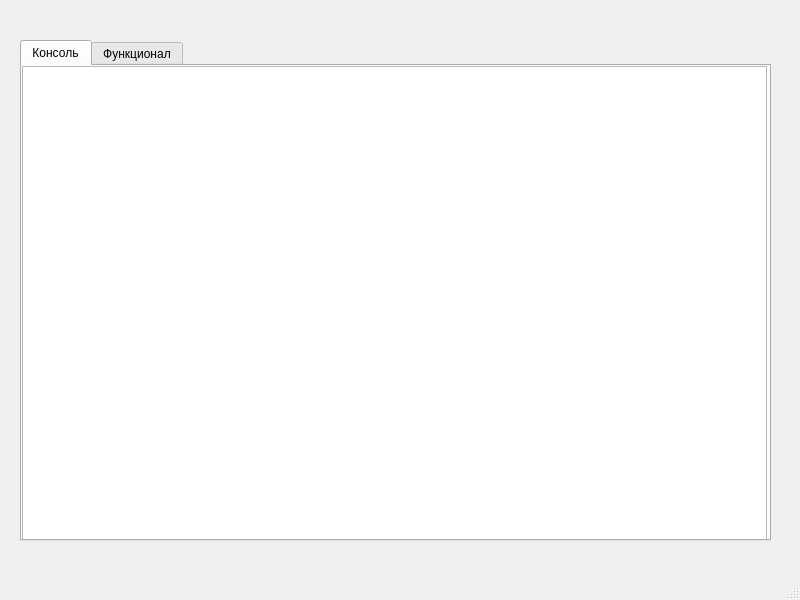
<?xml version="1.0" encoding="UTF-8"?>
<ui version="4.0">
 <class>MainWindow</class>
 <widget class="QMainWindow" name="MainWindow">
  <property name="geometry">
   <rect>
    <x>0</x>
    <y>0</y>
    <width>800</width>
    <height>600</height>
   </rect>
  </property>
  <property name="windowTitle">
   <string>MainWindow</string>
  </property>
  <widget class="QWidget" name="centralwidget">
   <widget class="QTabWidget" name="mainTabs">
    <property name="geometry">
     <rect>
      <x>20</x>
      <y>40</y>
      <width>751</width>
      <height>501</height>
     </rect>
    </property>
    <property name="currentIndex">
     <number>0</number>
    </property>
    <widget class="QWidget" name="tab">
     <attribute name="title">
      <string>Консоль</string>
     </attribute>
     <widget class="QPlainTextEdit" name="consoleEdit">
      <property name="geometry">
       <rect>
        <x>0</x>
        <y>0</y>
        <width>745</width>
        <height>475</height>
       </rect>
      </property>
      <property name="readOnly">
       <bool>true</bool>
      </property>
      <property name="textInteractionFlags">
       <set>TextSelectableByKeyboard|TextSelectableByMouse</set>
      </property>
     </widget>
    </widget>
    <widget class="QWidget" name="tab2">
     <attribute name="title">
      <string>Функционал</string>
     </attribute>
     <widget class="QComboBox" name="portsComboBox">
      <property name="geometry">
       <rect>
        <x>180</x>
        <y>100</y>
        <width>121</width>
        <height>22</height>
       </rect>
      </property>
     </widget>
     <widget class="QPushButton" name="drawCircleButton">
      <property name="geometry">
       <rect>
        <x>30</x>
        <y>100</y>
        <width>121</width>
        <height>23</height>
       </rect>
      </property>
      <property name="text">
       <string>Нарисовать круг</string>
      </property>
     </widget>
     <widget class="QPushButton" name="drawLineButton">
      <property name="geometry">
       <rect>
        <x>30</x>
        <y>50</y>
        <width>121</width>
        <height>23</height>
       </rect>
      </property>
      <property name="text">
       <string>Нарисовать линию</string>
      </property>
     </widget>
     <widget class="QLabel" name="portsLabel">
      <property name="geometry">
       <rect>
        <x>180</x>
        <y>80</y>
        <width>121</width>
        <height>16</height>
       </rect>
      </property>
      <property name="text">
       <string>Выберите COM-порт</string>
      </property>
     </widget>
     <widget class="QLineEdit" name="baudRateLineEdit">
      <property name="geometry">
       <rect>
        <x>180</x>
        <y>50</y>
        <width>113</width>
        <height>22</height>
       </rect>
      </property>
     </widget>
     <widget class="QLabel" name="baudRateLabel">
      <property name="geometry">
       <rect>
        <x>180</x>
        <y>30</y>
        <width>111</width>
        <height>16</height>
       </rect>
      </property>
      <property name="text">
       <string>Введите Baud Rate </string>
      </property>
     </widget>
     <widget class="QPushButton" name="pushButton">
      <property name="geometry">
       <rect>
        <x>180</x>
        <y>130</y>
        <width>121</width>
        <height>24</height>
       </rect>
      </property>
      <property name="text">
       <string>Подключиться</string>
      </property>
     </widget>
    </widget>
   </widget>
  </widget>
  <widget class="QMenuBar" name="menubar">
   <property name="geometry">
    <rect>
     <x>0</x>
     <y>0</y>
     <width>800</width>
     <height>22</height>
    </rect>
   </property>
  </widget>
  <widget class="QStatusBar" name="statusbar"/>
 </widget>
 <resources/>
 <connections/>
</ui>
